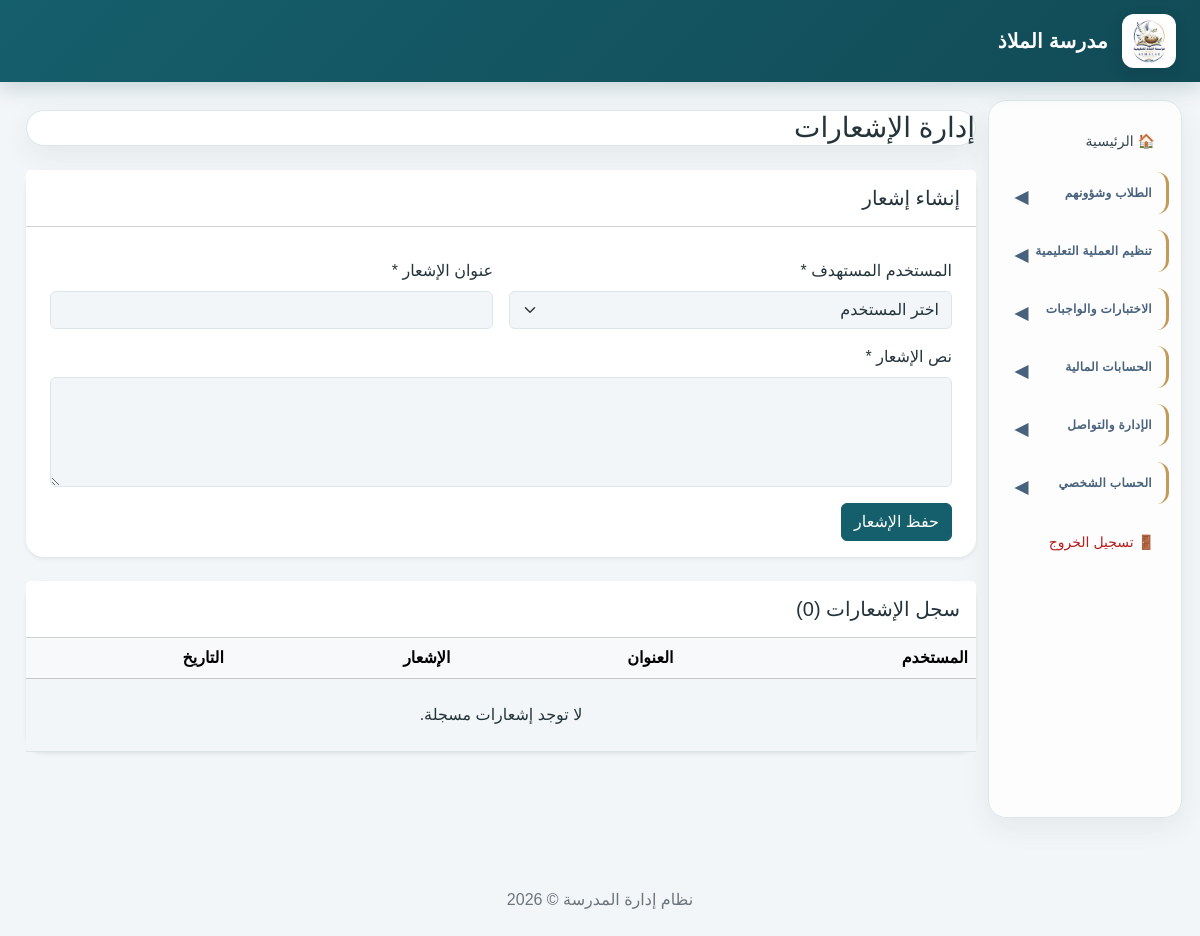
The app's page /notifications.php (signed in) with its own data.
### tables this page shows
CREATE TABLE `school_settings` (
  `id` int(10) UNSIGNED NOT NULL,
  `school_name` varchar(200) NOT NULL,
  `school_name_en` varchar(200) DEFAULT NULL,
  `logo_path` varchar(255) DEFAULT NULL,
  `address` text DEFAULT NULL,
  `phone` varchar(30) DEFAULT NULL,
  `email` varchar(150) DEFAULT NULL,
  `website` varchar(255) DEFAULT NULL,
  `currency` char(3) NOT NULL DEFAULT 'SDG',
  `academic_year_id` int(10) UNSIGNED DEFAULT NULL,
  `principal_name` varchar(150) DEFAULT NULL,
  `created_at` timestamp NOT NULL DEFAULT current_timestamp(),
  `updated_at` timestamp NOT NULL DEFAULT current_timestamp() ON UPDATE current_timestamp()
);

### permissions.php (called while the page is built, shortened)
<?php
require_once __DIR__ . '/config/database.php';
$stmt = $pdo->prepare(
    'SELECT role_name FROM roles WHERE id = ? LIMIT 1'
);
$stmt->execute([(int) $_SESSION['role_id']]);
$roleName = $stmt->fetchColumn();

### notifications.php (the view, shortened to what this page needs)
<?php
require_once __DIR__ . '/auth.php';
require_once __DIR__ . '/permissions.php';
require_once __DIR__ . '/config/database.php';
$canManageNotifications = in_array($roleName, ['system_admin', 'school_admin'], true);
if ($canManageNotifications) {
    $users = $pdo->query(
        "SELECT id, full_name, username
         FROM users
         WHERE is_active = 1
         ORDER BY full_name"
    )->fetchAll();
    $notifications = $pdo->query(
        "SELECT n.*, u.full_name, u.username
         FROM notifications n
         INNER JOIN users u ON u.id = n.user_id
         ORDER BY n.id DESC"
    )->fetchAll();
}
require_once __DIR__ . '/includes/header.php';
?>
<h1 class="h3 mb-4">إدارة الإشعارات</h1>
<?php if ($canManageNotifications): ?>
<div class="card border-0 shadow-sm mb-4">
    <div class="card-header bg-white py-3">
        <h2 class="h5 mb-0">إنشاء إشعار</h2>
    </div>
    <div class="card-body">
        <?php if (!$users): ?>
            <div class="alert alert-warning mb-0">
                لا يوجد مستخدمون نشطون لإرسال الإشعارات إليهم.
            </div>
        <?php else: ?>
            <form method="POST">
                <div class="row g-3">
                    <div class="col-md-6">
                        <label class="form-label">المستخدم المستهدف *</label>
                        <select name="user_id" class="form-select" required>
                            <option value="">اختر المستخدم</option>
                        </select>
                    </div>
                    <div class="col-md-6">
                        <label class="form-label">عنوان الإشعار *</label>
                        <input type="text" name="title" class="form-control"
                               maxlength="200" required>
                    </div>
                    <div class="col-12">
                        <label class="form-label">نص الإشعار *</label>
                        <textarea name="message" class="form-control"
                                  rows="4" maxlength="5000" required></textarea>
                    </div>
                    <div class="col-12">
                        <button type="submit" class="btn btn-primary">
                            حفظ الإشعار
                        </button>
                    </div>
                </div>
            </form>
        <?php endif; ?>
    </div>
</div>
<?php endif; ?>
<div class="card border-0 shadow-sm">
    <div class="card-header bg-white py-3">
        <h2 class="h5 mb-0">
            سجل الإشعارات (<?= count($notifications) ?>)
        </h2>
    </div>
    <div class="table-responsive">
        <table class="table table-hover align-middle mb-0">
            <thead class="table-light">
                <tr>
                    <th>المستخدم</th>
                    <th>العنوان</th>
                    <th>الإشعار</th>
                    <th>التاريخ</th>
                </tr>
            </thead>
            <tbody>
                <?php if (!$notifications): ?>
                    <tr>
                        <td colspan="4" class="text-center py-4">
                            لا توجد إشعارات مسجلة.
                        </td>
                    </tr>
                <?php endif; ?>
            </tbody>
        </table>
    </div>
</div>
<?php require_once __DIR__ . '/includes/footer.php'; ?>

### includes/header.php (shortened to what this page needs)
<?php
$hideSidebar = basename($_SERVER['SCRIPT_NAME'] ?? '') === 'index.php';
$schoolName = 'مدرسة الملاذ';
$schoolLogo = '';
$currentRole = (int) ($_SESSION['role_id'] ?? 0);
$menuPermissions = [
    1 => ['all'],
    2 => [
        'index.php',
        'students.php',
        'guardians.php',
        'teachers.php',
        'classrooms.php',
        'subjects.php',
        'academic_years.php',
        'teaching_assignments.php',
        'timetable.php',
        'attendance.php',
        'exams.php',
        'grades.php',
        'behavior.php',
        'homework.php',
        'homework_submissions.php',
        'reports.php',
        'fees.php',
        'payments.php',
        'expenses.php',
        'users.php',
        'announcements.php',
        'notifications.php',
        'messages.php',
        'settings.php',
        'change_password.php'
    ],
    3 => [
        'index.php',
        'fees.php',
        'payments.php',
        'expenses.php',
        'reports.php',
        'change_password.php'
    ],
    4 => [
        'index.php',
        'students.php',
        'classrooms.php',
        'subjects.php',
        'timetable.php',
        'attendance.php',
        'exams.php',
        'grades.php',
        'behavior.php',
        'homework.php',
        'homework_submissions.php',
        'announcements.php',
        'notifications.php',
        'messages.php',
        'change_password.php'
    ],
    5 => [
        'index.php',
        'timetable.php',
        'grades.php',
        'homework.php',
        'announcements.php',
        'notifications.php',
        'messages.php',
        'change_password.php'
    ],
    6 => [
        'index.php',
        'reports.php',
        'fees.php',
        'payments.php',
        'announcements.php',
        'notifications.php',
        'messages.php',
        'change_password.php'
    ]
];
$allowedMenu = $menuPermissions[$currentRole] ?? [];
function showMenuLink(string $page): bool
{
    global $allowedMenu;
    return in_array('all', $allowedMenu, true)
        || in_array($page, $allowedMenu, true);
}
try {
    if (isset($pdo)) {
        $stmt = $pdo->query(
            "SELECT school_name, logo_path
             FROM school_settings
             ORDER BY id ASC
             LIMIT 1"
        );
        $school = $stmt->fetch();
        if ($school) {
            if (!empty($school['school_name'])) {
                $schoolName = $school['school_name'];
            }
            if (!empty($school['logo_path'])) {
                $logoFile = __DIR__ . '/../' . $school['logo_path'];
                if (is_file($logoFile)) {
                    $schoolLogo = $school['logo_path'];
                }
            }
        }
    }
} catch (PDOException $e) {
    error_log('School branding could not be loaded: ' . $e->getMessage());
}
?>
<!DOCTYPE html>
<html lang="ar" dir="rtl">
<head>
    <link
        href="https://cdn.jsdelivr.net/npm/bootstrap@5.3.3/dist/css/bootstrap.rtl.min.css"
        rel="stylesheet"
    >
</head>
<body>
<header class="topbar">
    <?php if ($schoolLogo !== ''): ?>
        <img
            src="<?= htmlspecialchars($schoolLogo, ENT_QUOTES, 'UTF-8') ?>"
            alt="شعار المدرسة"
            class="school-logo"
        >
    <?php endif; ?>
    <strong class="school-name">
        <?= htmlspecialchars($schoolName, ENT_QUOTES, 'UTF-8') ?>
    </strong>
</header>
<div class="container-fluid">
    <div class="row">
        <?php if (!$hideSidebar): ?>
        <aside class="col-md-3 col-lg-2 sidebar">
            <?php if (showMenuLink('index.php')): ?>
                <a href="index.php">🏠 الرئيسية</a>
            <?php endif; ?>
            <?php if (
                showMenuLink('students.php') ||
                showMenuLink('guardians.php') ||
                showMenuLink('attendance.php') ||
                showMenuLink('behavior.php')
            ): ?>
                <details class="sidebar-group">
                    <summary class="sidebar-section">الطلاب وشؤونهم</summary>
                </details>
            <?php endif; ?>
            <?php if (
                showMenuLink('teachers.php') ||
                showMenuLink('classrooms.php') ||
                showMenuLink('subjects.php') ||
                showMenuLink('academic_years.php') ||
                showMenuLink('teaching_assignments.php') ||
                showMenuLink('timetable.php')
            ): ?>
                <details class="sidebar-group">
                    <summary class="sidebar-section">تنظيم العملية التعليمية</summary>
                </details>
            <?php endif; ?>
            <?php if (
                showMenuLink('exams.php') ||
                showMenuLink('grades.php') ||
                showMenuLink('homework.php') ||
                showMenuLink('homework_submissions.php') ||
                showMenuLink('reports.php')
            ): ?>
                <details class="sidebar-group">
                    <summary class="sidebar-section">الاختبارات والواجبات</summary>
                </details>
            <?php endif; ?>
            <?php if (
                showMenuLink('fees.php') ||
                showMenuLink('payments.php') ||
                showMenuLink('expenses.php')
            ): ?>
                <details class="sidebar-group">
                    <summary class="sidebar-section">الحسابات المالية</summary>
                </details>
            <?php endif; ?>
            <?php if (
                showMenuLink('users.php') ||
                showMenuLink('announcements.php') ||
                showMenuLink('notifications.php') ||
                showMenuLink('messages.php') ||
                showMenuLink('audit_logs.php') ||
                showMenuLink('settings.php') ||
                showMenuLink('theme_settings.php')
            ): ?>
                <details class="sidebar-group">
                    <summary class="sidebar-section">الإدارة والتواصل</summary>
                </details>
            <?php endif; ?>
            <?php if (showMenuLink('change_password.php')): ?>
                <details class="sidebar-group">
                    <summary class="sidebar-section">الحساب الشخصي</summary>
                </details>
            <?php endif; ?>
            <a href="logout.php" class="logout-link">🚪 تسجيل الخروج</a>
        </aside>
        <?php endif; ?>
        <main class="<?= $hideSidebar ? 'col-12' : 'col-md-9 col-lg-10' ?> content">

### records on screen
school_settings: logo_path (picture), school_name "مدرسة الملاذ"

### other values on screen
count($notifications) "0"
